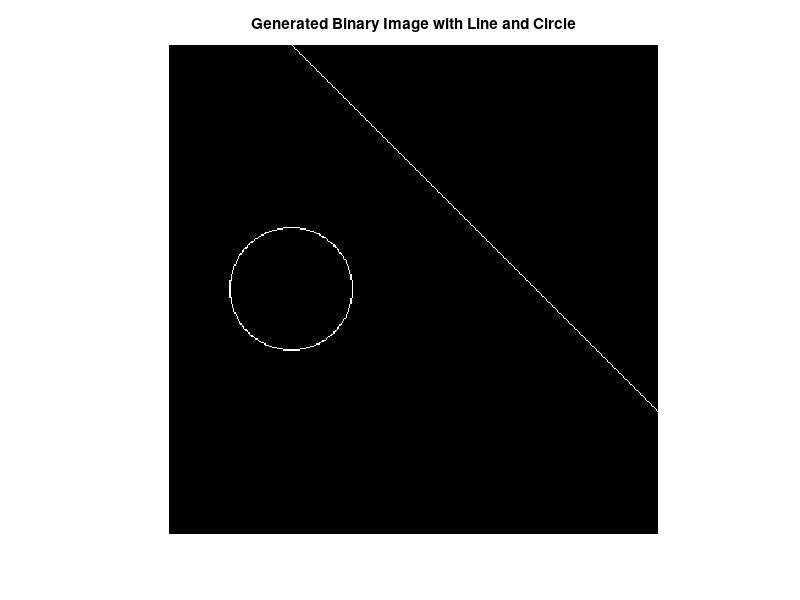
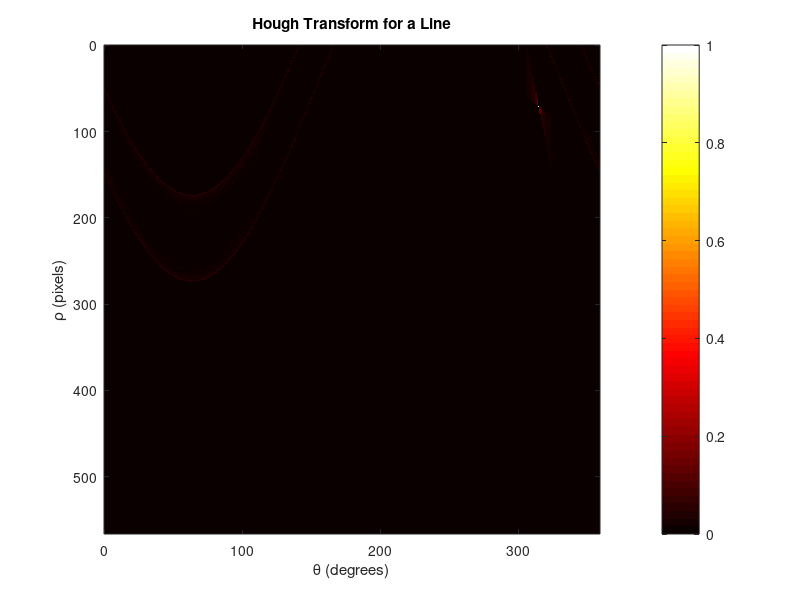

The MATLAB source for these figures, in order: (Note: a time limit stopped this script after it produced the figures.)
clc, clear, close all
%% 1. Setup
currentDir = fileparts(which('HW5.m'));
resultsDir = fullfile(currentDir, 'results');
imagesDir = fullfile(currentDir, 'images');

%% 2. Generate Fake Data
% Define the image size
imageSize = [400 400];

% Initialize the binary image
binaryImage = zeros(imageSize);

% Parameters for the line
m = 1; % slope
b = -100; % y-intercept

% Generate the line
for x = 1:imageSize(2)
    y = round(m*x + b);
    if y >= 1 && y <= imageSize(1)
        binaryImage(y, x) = 1;
    end
end

% Parameters for the circle
x0 = 100;
y0 = 200;
r = 50;

% Generate the circle
theta = linspace(0, 2*pi, 360);
xCircle = r * cos(theta) + x0;
yCircle = r * sin(theta) + y0;
indices = round([yCircle' xCircle']);
indices = indices(all(indices > 0 & indices <= imageSize(1), 2), :);
for i = 1:size(indices,1)
    binaryImage(indices(i,1), indices(i,2)) = 1;
end

% Display the binary image
imshow(binaryImage);
title('Generated Binary Image with Line and Circle');
saveas(gcf, fullfile(resultsDir, 'fake_data.png'));

%% 3. Hough Transform for a Line 

% Image dimensions and diagonal length calculation
imageWidth = imageSize(2);
imageHeight = imageSize(1);
diagonalLength = ceil(sqrt(imageWidth^2 + imageHeight^2));

% Theta and rho ranges
thetaRange = 0:1:359; % Theta from 0 to 359 degrees
rhoRange = 0:1:diagonalLength; % Rho from 0 to the image diagonal

% Initialize the Hough Transform accumulator
houghSpace = zeros(length(rhoRange), length(thetaRange));

% Find edge (white) pixel indices
[yIndices, xIndices] = find(binaryImage);

% Perform the Hough Transform
for pixel = 1:length(xIndices)
    x = xIndices(pixel);
    y = yIndices(pixel);
    for theta = thetaRange
        % Compute rho for each theta
        rho = round(x * cosd(theta) + y * sind(theta));
        if rho >= 0 && rho <= diagonalLength
            % Increment the accumulator
            houghSpace(rho + 1, theta + 1) = houghSpace(rho + 1, theta + 1) + 1;
        end
    end
end

% Display the Hough Transform
figure;
% imagesc(thetaRange, rhoRange, houghSpace);
% title('Hough Transform for a Line');
% xlabel('\theta (degrees)');
% ylabel('\rho (pixels)');
% colormap(gca, hot);
houghTransformImage = mat2gray(houghSpace);
imshow(houghTransformImage, 'XData', thetaRange, 'YData', rhoRange, 'InitialMagnification', 'fit');
title('Hough Transform for a Line');
xlabel('\theta (degrees)');
ylabel('\rho (pixels)');
axis on, axis normal;
colormap(gca, hot);
colorbar;

% Save the Hough Transform image
saveas(gcf(), fullfile(resultsDir, 'hough_transform_line_polar.png'));

% Find the maximum in the Hough Space
[~, maxIndex] = max(houghSpace(:));
[rhoIndex, thetaIndex] = ind2sub(size(houghSpace), maxIndex);
maxRho = rhoRange(rhoIndex);
maxTheta = thetaRange(thetaIndex);

% Convert (theta, rho) to (m, b) using negative reciprocal (since theta is measured from the x-axis)
m = -cotd(maxTheta);
b = maxRho / sind(maxTheta);

% Output the max values and corresponding line parameters
fprintf('Max (theta, rho): (%d, %d)\n', maxTheta, maxRho);
fprintf('Corresponding (m, b): (%.2f, %.2f)\n', m, b);

% Display the detected line on the binary image
figure;
imshow(binaryImage);
hold on;
if isinf(m)
    xLine = [b b];
    yLine = [1 imageHeight];
else
    xLine = [1 imageWidth];
    yLine = m * xLine + b;
end
plot(xLine, yLine, 'r-', 'LineWidth', 2);
title('Detected Line on Binary Image');

%% 4. Hough Transform for a Circle

% Define the known radius
radius = 50; 

% Define search space for the center within the bounds of the image
x0Range = 1:imageSize(1);
y0Range = 1:imageSize(2);

% Initialize the Hough space for circle centers
houghSpaceCircle = zeros(length(y0Range), length(x0Range));

% Iterate through each white pixel in the binary image
for pixel = 1:length(xIndices)
    x = xIndices(pixel);
    y = yIndices(pixel);

    for theta = 0:359
        a = round(x - radius * cosd(theta));
        b = round(y - radius * sind(theta));
        if a >= 1 && a <= imageSize(2) && b >= 1 && b <= imageSize(1)
            houghSpaceCircle(b, a) = houghSpaceCircle(b, a) + 1;
        end
    end
end

% Find the peak in the Hough accumulator
[maxVal, maxIdx] = max(houghSpaceCircle(:));
[yIdx, xIdx] = ind2sub(size(houghSpaceCircle), maxIdx);
bestX0 = xIdx;
bestY0 = yIdx;

% Display the detected circle on the binary image
figure;
imshow(binaryImage);
hold on;
theta = linspace(0, 2*pi, 360);
xCircle = radius * cos(theta) + bestX0;
yCircle = radius * sin(theta) + bestY0;
plot(xCircle, yCircle, 'r-', 'LineWidth', 2);
title('Detected Circle on Binary Image');

% Display the Hough Transform for the circle
figure;
imagesc(houghSpaceCircle);
title(['Hough Transform for Circle (radius = ', num2str(radius), ')']);
xlabel('x-coordinate');
ylabel('y-coordinate');
colormap(gca, hot);

% Output the detected circle parameters
fprintf('Detected Circle Parameters (x0, y0, r): (%d, %d, %d)\n', bestX0, bestY0, radius);
% Save the Hough Transform image
saveas(gcf, fullfile(resultsDir, 'hough_transform_circle.png'));
%% 5. Apply to a Real Image

% Load the grayscale image
filename = 'circles1.gif';
realImage = imread(fullfile(imagesDir, filename));

% Display the original image
figure('Position', [100, 100, 1200, 400]);
subplot(1, 3, 1); 
imshow(realImage);
title('Original Image');

% Apply edge detection
binaryEdgeImage = edge(realImage, 'Canny');
subplot(1, 3, 2);
imshow(binaryEdgeImage);
title('Detected Edges');

% Define the radius range expected for the largest coin
radiusMin = 75;  
radiusMax = 120; 

% Create the Hough space 
houghSpace = zeros(size(realImage, 1), size(realImage, 2), radiusMax-radiusMin+1);

% Perform Hough Transform
for x = 1:size(binaryEdgeImage, 2)
    for y = 1:size(binaryEdgeImage, 1)
        if binaryEdgeImage(y, x)  % Check if there is an edge
            for radius = radiusMin:radiusMax
                for angle = 0:360
                    t = deg2rad(angle);
                    a = round(x - radius * cos(t));
                    b = round(y - radius * sin(t));
                    if a > 0 && a <= size(realImage, 2) && b > 0 && b <= size(realImage, 1)
                        houghSpace(b, a, radius-radiusMin+1) = houghSpace(b, a, radius-radiusMin+1) + 1;
                    end
                end
            end
        end
    end
end

% Finding the maximum in the Hough space to identify the most dominant circle
[maxValue, idx] = max(houghSpace(:));
[yCenter, xCenter, rIdx] = ind2sub(size(houghSpace), idx);
radius = rIdx + radiusMin - 1;

% Display the result on the original image
subplot(1, 3, 3);
imshow(realImage);
viscircles([xCenter, yCenter], radius, 'EdgeColor', 'r');
title('Detected Circle');

% Save the figure
saveas(gcf, fullfile(resultsDir, 'circles1_coin.png'));

% Print the parameters used for detection
fprintf('Parameters used:\nRadius Min: %d\nRadius Max: %d\nDetected Circle Center: (%d, %d)\nRadius: %d\n', ...
    radiusMin, radiusMax, xCenter, yCenter, radius);
